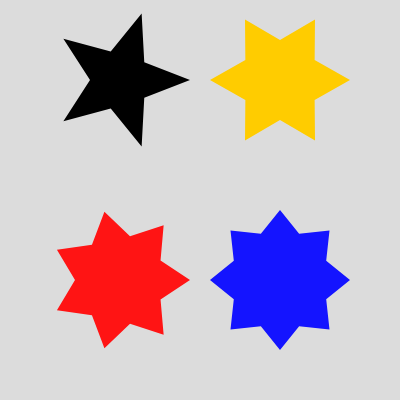
Frame 1 (no input)
Frame 60 (no input): identical to frame 1, image omitted
Frame 120 (the mouse pressed at the canvas centre since frame 60): identical to frame 1, image omitted

The p5.js sketch that drew this single still picture (run headless with seeded random() and noise() and a simulated clock; from frame 60 on, the mouse is pressed at the canvas centre):

// p5.js sketch
// ── sketch.js
/*

Star for 2d sol lewitt
A black five-pointed star, a yellow six-pointed star, a red seven-pointed star, and a blue eight-pointed star, drawn in color and India ink washes.
https://massmoca.org/event/walldrawing396/
*/

function setup() {
  createCanvas(400, 400);
  noStroke();
}

function draw() {
  background(220);

  /* estrella A 5 puntas negra*/
  push();
  fill(0);
  translate(width * 0.3, height * 0.2);
  /*rotate(frameCount / -100.0);*/
  star(0, 0, 30, 70, 5);
  pop();

  /*estrella B 6 ppuntas amarilla*/
  push();
  fill(255, 204, 0);
  translate(width * 0.7, height * 0.2);
  /*rotate(frameCount / 50.0);*/
  star(0, 0, 40, 70, 6);
  pop();

  /*estrella C 7 puntas roja*/
  push();
  fill(255, 20, 20);
  translate(width * 0.3, height * 0.7);
  /*rotate(frameCount / 200.0);*/
  star(0, 0, 45, 70, 7);
  pop();

  /*estrella D 8 puentas azul*/
  push();
  fill(20, 20, 255);
  translate(width * 0.7, height * 0.7);
  /*rotate(frameCount / 200.0);*/
  star(0, 0, 50, 70, 8);
  pop();

}

function star(x, y, radius1, radius2, npoints) {
  let angle = TWO_PI / npoints;
  let halfAngle = angle / 2.0;
  beginShape();
  for (let a = 0; a < TWO_PI; a += angle) {
    let sx = x + cos(a) * radius2;
    let sy = y + sin(a) * radius2;
    vertex(sx, sy);
    sx = x + cos(a + halfAngle) * radius1;
    sy = y + sin(a + halfAngle) * radius1;
    vertex(sx, sy);
  }
  endShape(CLOSE);
}
